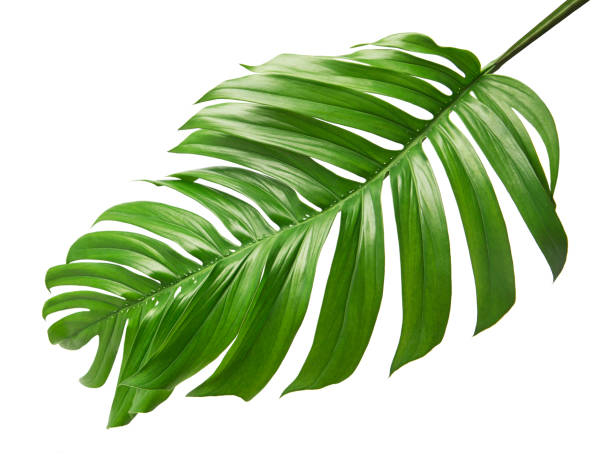
#> input picture daun.jpg, 612 x 461 px
$ python TugasB.py
#> lines starting #> are read from the running program, lines starting #| are printed output that depends on the picture; after the words box and inside, x2 and y2 are one past the last pixel; in counts of white or black regions, pixels touching at a corner belong together
import cv2
import numpy as np


img = cv2.imread('daun.jpg', cv2.IMREAD_GRAYSCALE)
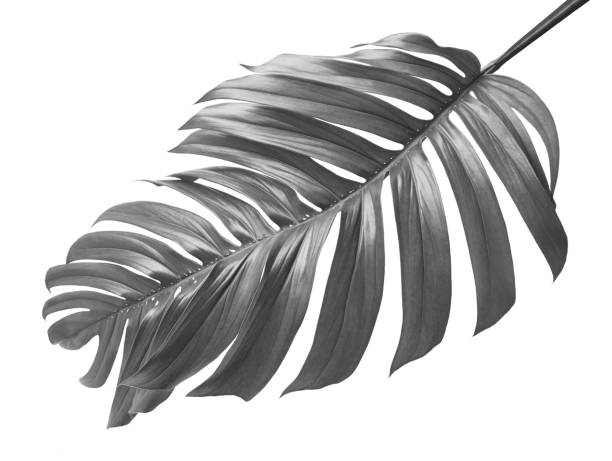
#> img: shape (461, 612); min 10, max 255, mean 196.5
gray = cv2.cvtColor(img, cv2.COLOR_BGR2BGRA)
thresh = 127
_, thresh_img = cv2.threshold(gray, thresh, 255, cv2.THRESH_BINARY)
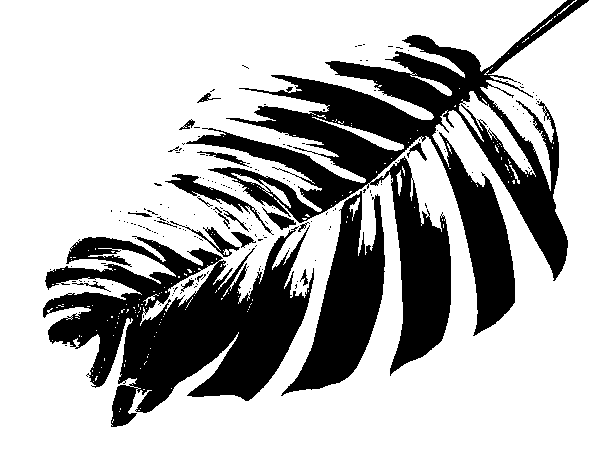
#> thresh_img: shape (461, 612, 4); mean B, G, R, A 182.6, 182.6, 182.6, 255
segmented_img = thresh_img.copy()
segmented_img[thresh_img == 0] = 0
segmented_img[thresh_img == 255] = gray[thresh_img == 255]
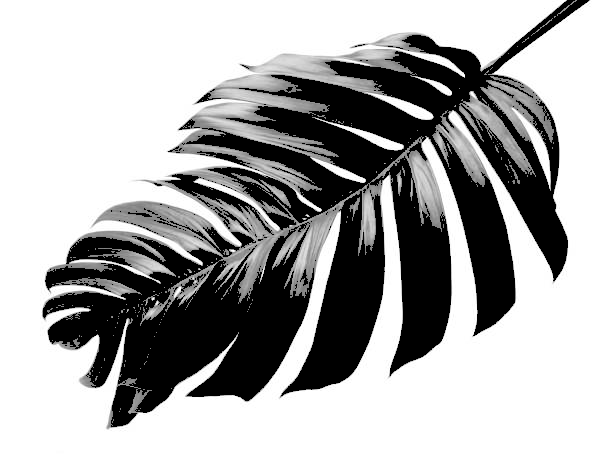
#> segmented_img: shape (461, 612, 4); 17.06% of pixels changed, all inside (x1, y1, x2, y2) = (40, 0, 592, 454)


cv2.imshow('Original', img)
cv2.imshow('Segmented', segmented_img)
cv2.waitKey(0)
cv2.destroyAllWindows()
